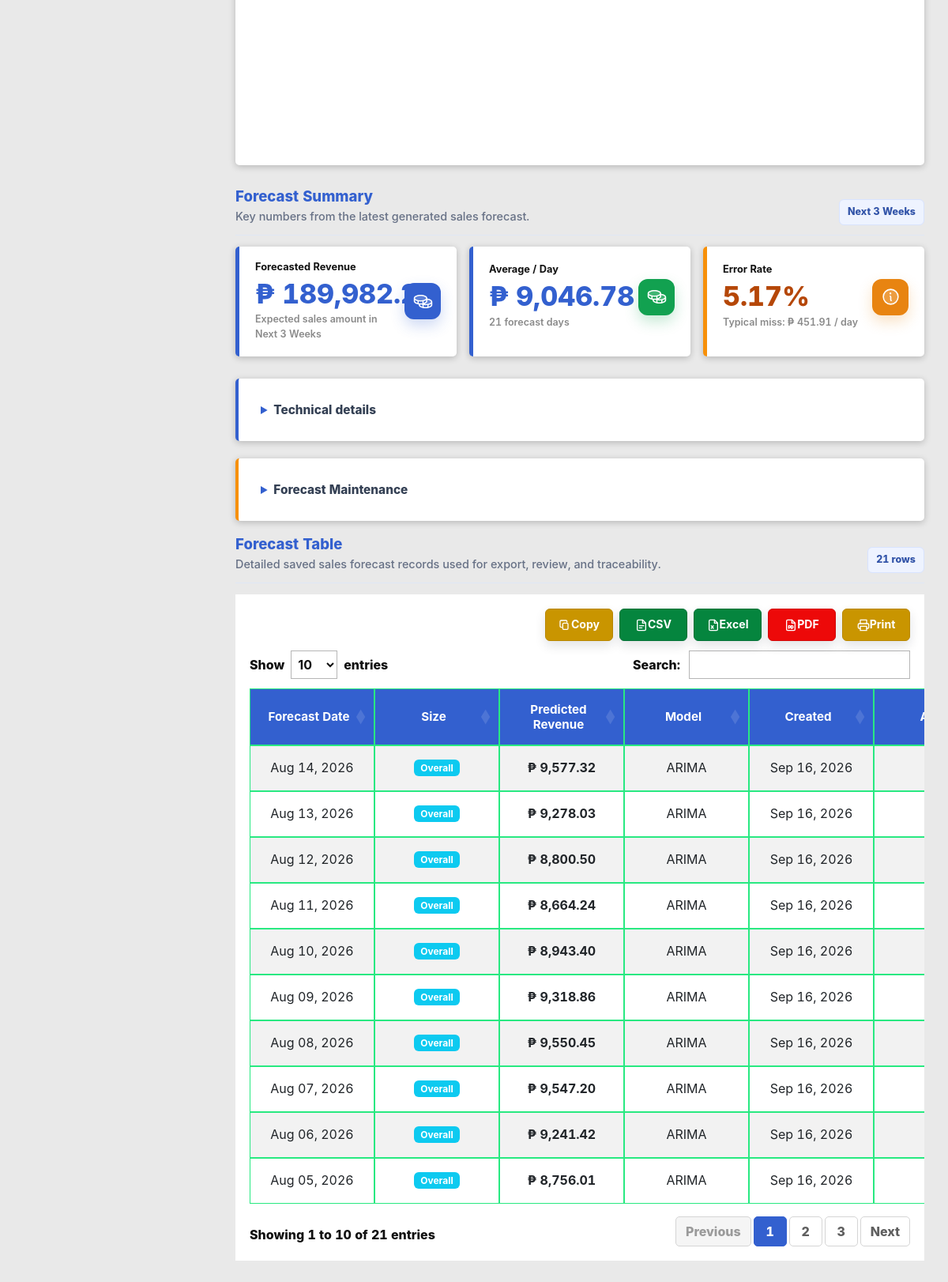
The app's page /sales-forecasts/ (signed in, lower part), older data.
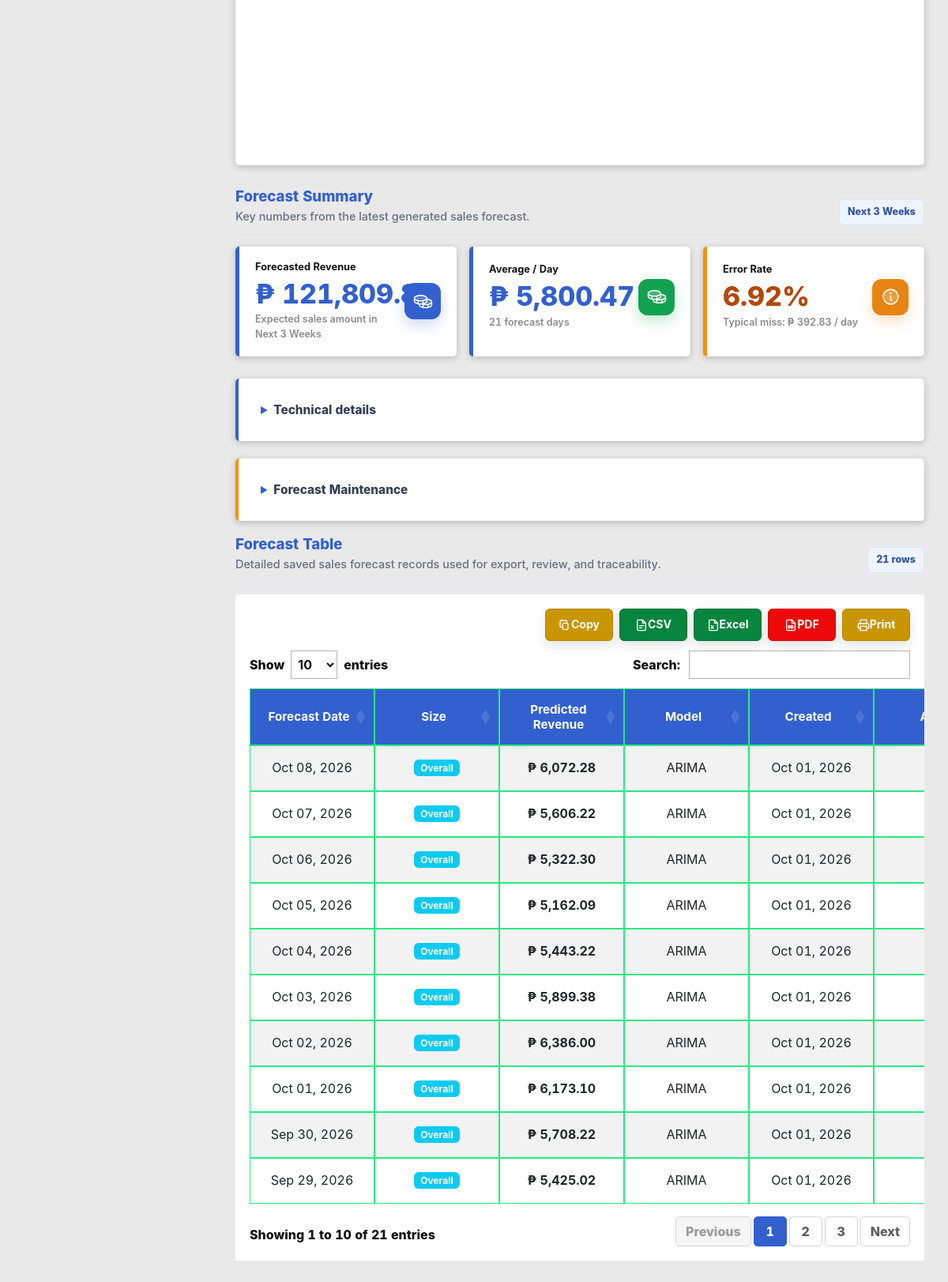
The same page, newer data.
### EggProduction/models.py (models this page shows, shortened)
class ModelVersion(models.Model):
    MODEL_TYPE_CHOICES = (
        ('arima', 'ARIMA'),
        ('mlr', 'Multiple Linear Regression'),
        ('hybrid', 'Hybrid Model'),
        ('lstm', 'LSTM Neural Network'),
    )
    model_type = models.CharField(max_length=20, choices=MODEL_TYPE_CHOICES)
    trained_at = models.DateTimeField(auto_now_add=True)
    triggered_by = models.ForeignKey(User, on_delete=models.SET_NULL, null=True)
    r2_score = models.DecimalField(max_digits=5, decimal_places=4, null=True, blank=True)
    rmse = models.DecimalField(max_digits=10, decimal_places=2, null=True, blank=True)
    mae = models.DecimalField(max_digits=10, decimal_places=2, null=True, blank=True)
    mape = models.DecimalField(max_digits=8, decimal_places=2, null=True, blank=True)
    baseline_rmse = models.DecimalField(max_digits=10, decimal_places=2, null=True, blank=True)
    aic_score = models.DecimalField(max_digits=15, decimal_places=2, null=True, blank=True)
    arima_order = models.CharField(max_length=80, null=True, blank=True, help_text="Format: (p,d,q)")
    pkl_path = models.CharField(max_length=255, null=True, blank=True)
    feature_set = models.CharField(max_length=50, blank=True, default='')
    selection_metric = models.CharField(max_length=30, blank=True, default='rolling_mae_mape')
    comparison_summary = models.JSONField(blank=True, default=dict)
    is_active = models.BooleanField(default=True)
    training_rows = models.IntegerField(null=True, blank=True)
    created_at = models.DateTimeField(auto_now_add=True)
    @property
    def display_model_name(self):
        order = (self.arima_order or '').lower()
        if 'guard' in order or 'fallback' in order:
            return 'Guarded Forecast'
        if 'baseline' in order:
            return 'Seasonal Baseline'
        if self.feature_set and self.feature_set != 'none':
            return 'SARIMAX'
        if self.model_type == 'arima':
            return 'SARIMA'
        return self.get_model_type_display()
    @property
    def display_model_detail(self):
        order = self.arima_order or ''
        lowered_order = order.lower()
        if 'guard' in lowered_order:
            return 'SARIMAX adjusted by production guardrails'
        if 'fallback' in lowered_order:
            return 'SARIMAX adjusted by recent trend'
        if 'baseline' in lowered_order:
            return '7-day seasonal baseline fallback'
        return order or 'Generate a forecast first'
    class Meta:
        ordering = ['-trained_at']
        verbose_name_plural = "Model Versions"

class SalesForecast(models.Model):
    model_version = models.ForeignKey(ModelVersion, on_delete=models.CASCADE, related_name='sales_forecasts')
    forecast_date = models.DateField()
    grade = models.CharField('egg size', max_length=20, choices=FORECAST_CATEGORY_CHOICES)
    predicted_trays = models.IntegerField(validators=[MinValueValidator(0)])
    predicted_amount = models.DecimalField(max_digits=15, decimal_places=2, default=0)
    created_at = models.DateTimeField(auto_now_add=True)
    class Meta:
        ordering = ['-forecast_date']
        unique_together = ('model_version', 'forecast_date', 'grade')

### EggProduction/views.py (the view, shortened to what this page needs)
# urls.py: path('sales-forecasts/', views.SalesForecastListView.as_view(), name='sales-forecast-list'),
class SalesForecastListView(AdminAccessMixin, ListView):
    model = SalesForecast
    template_name = 'egg_production/sales_forecast_list.html'
    context_object_name = 'forecasts'
    ordering = ['-forecast_date']
    def get_queryset(self):
        qs = super().get_queryset().select_related('model_version').filter(grade='overall')
        range_key = HarvestForecastListView._get_selected_range_key(self.request, qs)
        periods = HarvestForecastListView._get_display_periods(self.request, range_key=range_key, forecasts=qs)
        first_date = HarvestForecastListView._display_start_date(self.request, range_key, qs)
        if first_date:
            qs = qs.filter(forecast_date__gte=first_date)
            qs = qs.filter(forecast_date__lte=first_date + timedelta(days=periods - 1))
        return qs
    def get_context_data(self, **kwargs):
        context = super().get_context_data(**kwargs)
        forecasts = self.get_queryset()
        selected_range = HarvestForecastListView._get_selected_range_key(self.request, forecasts)
        selected_periods = HarvestForecastListView._get_display_periods(self.request, range_key=selected_range, forecasts=forecasts)
        selected_range_label = HarvestForecastListView._range_label(selected_range, selected_periods)
        forecast_start_row = forecasts.order_by('forecast_date').first()
        if forecast_start_row:
            actual_chart_start = forecast_start_row.forecast_date - timedelta(days=HarvestForecastListView._history_days_for_horizon(selected_periods))
        else:
            actual_chart_start = timezone.localdate() - timedelta(days=HarvestForecastListView._history_days_for_horizon(selected_periods))
        actual_sales_rows = (
            SalesItem.objects
            .filter(transaction__sale_date__gte=actual_chart_start)
            .values('transaction__sale_date')
            .annotate(total=models.Sum('amount'))
            .order_by('transaction__sale_date')
        )
        forecast_rows = (
            forecasts.filter(grade='overall')
            .values('forecast_date')
            .annotate(total=models.Sum('predicted_amount'))
            .order_by('forecast_date')
        )
        actual_forecast_payload = build_sales_actual_vs_forecast_payload(actual_sales_rows, forecast_rows)
        sales_insights = build_sales_insights(actual_sales_rows, forecasts)
        run_summary = build_forecast_run_summary(forecasts, 'predicted_amount')
        forecast_total = forecasts.aggregate(total=models.Sum('predicted_amount'))['total'] or 0
        forecast_daily_average = forecast_total / run_summary['daily_points'] if run_summary['daily_points'] else 0
        latest_model = (
            ModelVersion.objects
            .filter(sales_forecasts__in=forecasts)
            .order_by('-trained_at', '-pk')
            .distinct()
            .first()
        )
        model_comparison = latest_model.comparison_summary if latest_model and latest_model.comparison_summary else {}
        context.update({
            'range_options': HarvestForecastListView._range_options(),
            'selected_range': selected_range,
            'selected_range_label': selected_range_label,
            'selected_periods': selected_periods,
            'history_days': HarvestForecastListView._history_days_for_horizon(selected_periods),
            'forecast_total': forecast_total,
            'forecast_daily_average': forecast_daily_average,
            'forecast_rows': run_summary['rows'],
            'forecast_daily_points': run_summary['daily_points'],
            'forecast_categories': run_summary['categories'],
            'forecast_table_limit': FORECAST_TABLE_LIMIT,
            'table_forecasts': forecasts[:FORECAST_TABLE_LIMIT],
            'forecast_start': run_summary['first_row'],
            'forecast_end': run_summary['last_row'],
            'forecast_peak': forecasts.order_by('-predicted_amount').first(),
            'run_summary': run_summary,
            'actual_forecast_payload_json': json.dumps(actual_forecast_payload),
            'sales_insights': sales_insights,
            'latest_model': latest_model,
            'model_comparison': model_comparison,
        })
        return context

### EggProduction/forecasting_service.py (called while the page is built)
    @classmethod
    def periods_for_range(cls, range_key, custom_start=None, custom_end=None):
        if range_key == 'custom' and custom_start and custom_end:
            days = (custom_end - custom_start).days + 1
            return max(days, 1)
        return cls.HORIZONS.get(range_key, 30)

### EggProduction/views.py (called while the page is built)
def average(values):
    values = [float(value) for value in values if value is not None]
    return sum(values) / len(values) if values else None

def percent_change(previous, current):
    if previous in (None, 0) or current is None:
        return None
    return ((current - previous) / previous) * 100

    def test_func(self):
        user = self.request.user
        try:
            profile = UserProfile.objects.get(user=user)
            return profile.role == 'admin' or user.username == 'gabrielnicholas'
        except UserProfile.DoesNotExist:
            return user.username == 'gabrielnicholas'

    @staticmethod
    def _range_options():
        return [
            ('week', '1 Week'),
            ('three_weeks', '3 Weeks'),
            ('month', '1 Month'),
            ('three_months', '3 Months'),
        ]

### EggProduction/templates/egg_production/sales_forecast_list.html (shortened to what the changed rows need)
﻿{% extends 'base.html' %}
{% load humanize static %}
{% block content %}
<section class="analytics-section">
    <div class="section-heading">
        <div>
            <h2>Forecast Summary</h2>
        </div>
    </div>
    <div class="analytics-insight-grid sales-insight-grid forecast-insight-grid forecast-summary-grid">
        <div class="analytics-insight-card neutral">
            <div class="metric-card-main">
                <div>
                    <div class="metric-label">Forecasted Revenue</div>
                    <div class="metric-value">&#8369; {{ forecast_total|floatformat:2|intcomma }}</div>
                    <div class="metric-meta">Expected sales amount in {{ selected_range_label }}</div>
                </div>
            </div>
        </div>
        <div class="analytics-insight-card neutral">
            <div class="metric-card-main">
                <div>
                    <div class="metric-label">Average / Day</div>
                    <div class="metric-value">&#8369; {{ forecast_daily_average|floatformat:2|intcomma }}</div>
                    <div class="metric-meta">{{ forecast_daily_points|default:0|intcomma }} forecast day{{ forecast_daily_points|pluralize }}</div>
                </div>
            </div>
        </div>
        <div class="analytics-insight-card warning">
            <div class="metric-card-main">
                <div>
                    <div class="metric-label">Error Rate</div>
                    <div class="metric-value">{% if latest_model and latest_model.mape %}{{ latest_model.mape }}%{% else %}N/A{% endif %}</div>
                    <div class="metric-meta">{% if latest_model and latest_model.mae %}Typical miss: &#8369; {{ latest_model.mae }} / day{% else %}Needs enough history{% endif %}</div>
                </div>
            </div>
        </div>
    </div>
</section>
{% if table_forecasts %}
<section class="analytics-section">
    <div class="section-heading">
        <div>
            <h2>Forecast Table</h2>
        </div>
    </div>
<div class="table-responsive">
    <table class="table table-striped table-hover prototype-table js-data-table"
        data-export-title="Sales Forecasts"
        data-export-enabled="{% if user.userprofile.role == 'admin' or user.username == 'gabrielnicholas' %}true{% else %}false{% endif %}">
        <thead class="table-dark">
            <tr>
                <th>Forecast Date</th>
                <th>Size</th>
                <th>Predicted Revenue</th>
                <th>Model</th>
                <th>Created</th>
                <th class="no-export">Actions</th>
            </tr>
        </thead>
        <tbody>
            {% for forecast in table_forecasts %}
            <tr>
                <td>{{ forecast.forecast_date|date:"M d, Y" }}</td>
                <td><span class="badge bg-info">{{ forecast.get_grade_display }}</span></td>
                <td><strong>&#8369; {{ forecast.predicted_amount|floatformat:2|intcomma }}</strong></td>
                <td>{{ forecast.model_version.get_model_type_display }}</td>
                <td>{{ forecast.created_at|date:"M d, Y" }}</td>
                <td class="no-export">
                </td>
            </tr>
            {% endfor %}
        </tbody>
    </table>
</div>
</section>
{% else %}
<div class="alert alert-info">No sales forecasts available.</div>
{% endif %}
{% endblock %}

Row changes from the older to the newer data that the page shows:
removed ModelVersion: mape "5.17", mae "451.91"
removed SalesForecast: forecast_date "Aug 14, 2026", grade "Overall", predicted_amount "9,577.32", model_version.model_type "ARIMA", created_at "Sep 16, 2026"
removed SalesForecast: forecast_date "Aug 13, 2026", grade "Overall", predicted_amount "9,278.03", model_version.model_type "ARIMA", created_at "Sep 16, 2026"
removed SalesForecast: forecast_date "Aug 12, 2026", grade "Overall", predicted_amount "8,800.50", model_version.model_type "ARIMA", created_at "Sep 16, 2026"
removed SalesForecast: forecast_date "Aug 11, 2026", grade "Overall", predicted_amount "8,664.24", model_version.model_type "ARIMA", created_at "Sep 16, 2026"
removed SalesForecast: forecast_date "Aug 10, 2026", grade "Overall", predicted_amount "8,943.40", model_version.model_type "ARIMA", created_at "Sep 16, 2026"
removed SalesForecast: forecast_date "Aug 09, 2026", grade "Overall", predicted_amount "9,318.86", model_version.model_type "ARIMA", created_at "Sep 16, 2026"
removed SalesForecast: forecast_date "Aug 08, 2026", grade "Overall", predicted_amount "9,550.45", model_version.model_type "ARIMA", created_at "Sep 16, 2026"
removed SalesForecast: forecast_date "Aug 07, 2026", grade "Overall", predicted_amount "9,547.20", model_version.model_type "ARIMA", created_at "Sep 16, 2026"
removed SalesForecast: forecast_date "Aug 06, 2026", grade "Overall", predicted_amount "9,241.42", model_version.model_type "ARIMA", created_at "Sep 16, 2026"
removed SalesForecast: forecast_date "Aug 05, 2026", grade "Overall", predicted_amount "8,756.01", model_version.model_type "ARIMA", created_at "Sep 16, 2026"
added ModelVersion: mape "6.92", mae "392.83"
added SalesForecast: forecast_date "Oct 08, 2026", grade "Overall", predicted_amount "6,072.28", model_version.model_type "ARIMA", created_at "Oct 01, 2026"
added SalesForecast: forecast_date "Oct 07, 2026", grade "Overall", predicted_amount "5,606.22", model_version.model_type "ARIMA", created_at "Oct 01, 2026"
added SalesForecast: forecast_date "Oct 06, 2026", grade "Overall", predicted_amount "5,322.30", model_version.model_type "ARIMA", created_at "Oct 01, 2026"
added SalesForecast: forecast_date "Oct 05, 2026", grade "Overall", predicted_amount "5,162.09", model_version.model_type "ARIMA", created_at "Oct 01, 2026"
added SalesForecast: forecast_date "Oct 04, 2026", grade "Overall", predicted_amount "5,443.22", model_version.model_type "ARIMA", created_at "Oct 01, 2026"
added SalesForecast: forecast_date "Oct 03, 2026", grade "Overall", predicted_amount "5,899.38", model_version.model_type "ARIMA", created_at "Oct 01, 2026"
added SalesForecast: forecast_date "Oct 02, 2026", grade "Overall", predicted_amount "6,386.00", model_version.model_type "ARIMA", created_at "Oct 01, 2026"
added SalesForecast: forecast_date "Oct 01, 2026", grade "Overall", predicted_amount "6,173.10", model_version.model_type "ARIMA", created_at "Oct 01, 2026"
added SalesForecast: forecast_date "Sep 30, 2026", grade "Overall", predicted_amount "5,708.22", model_version.model_type "ARIMA", created_at "Oct 01, 2026"
added SalesForecast: forecast_date "Sep 29, 2026", grade "Overall", predicted_amount "5,425.02", model_version.model_type "ARIMA", created_at "Oct 01, 2026"
Text that changed along with them:
{{ forecast_total|floatformat:2|intcomma }}: "189,982.28" → "121,809.81"
{{ forecast_daily_average|floatformat:2|intcomma }}: "9,046.78" → "5,800.47"
